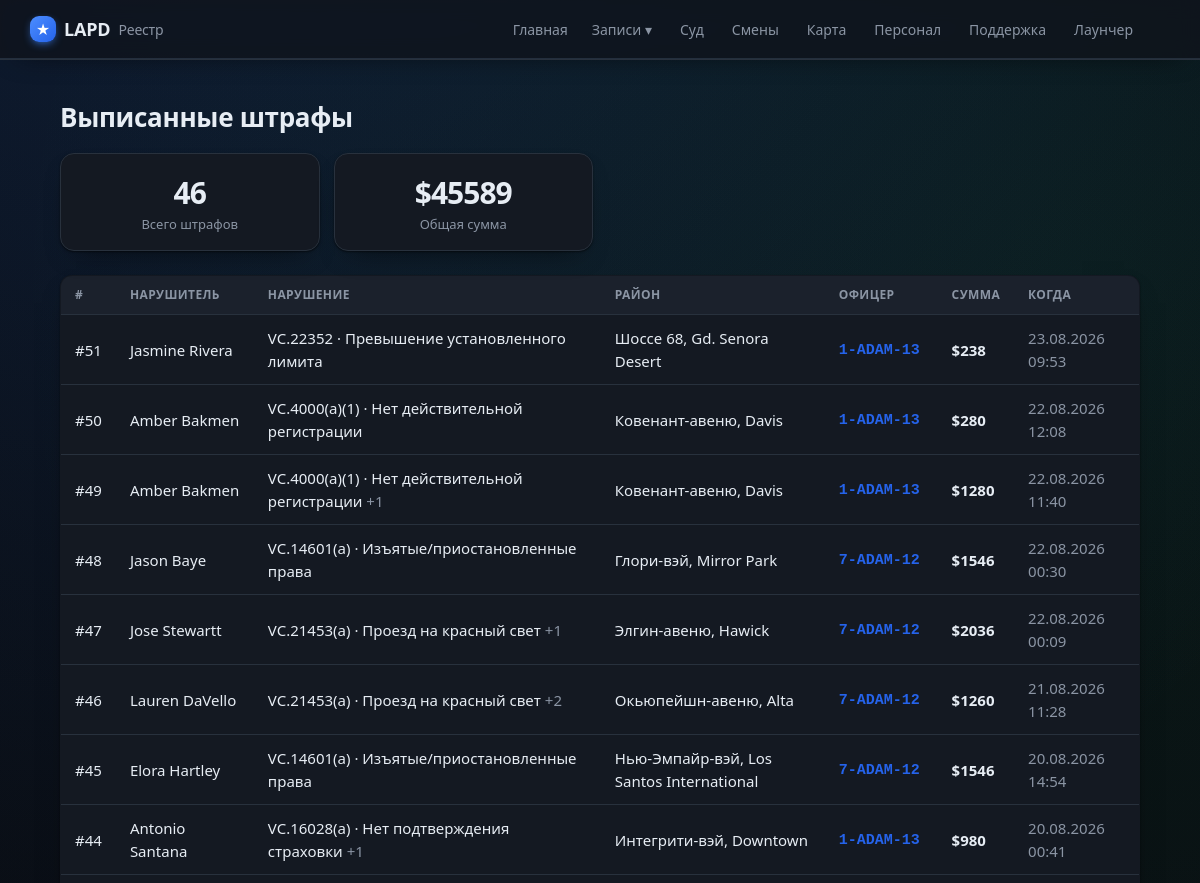
Before: /citations (upper part) with the older database file.
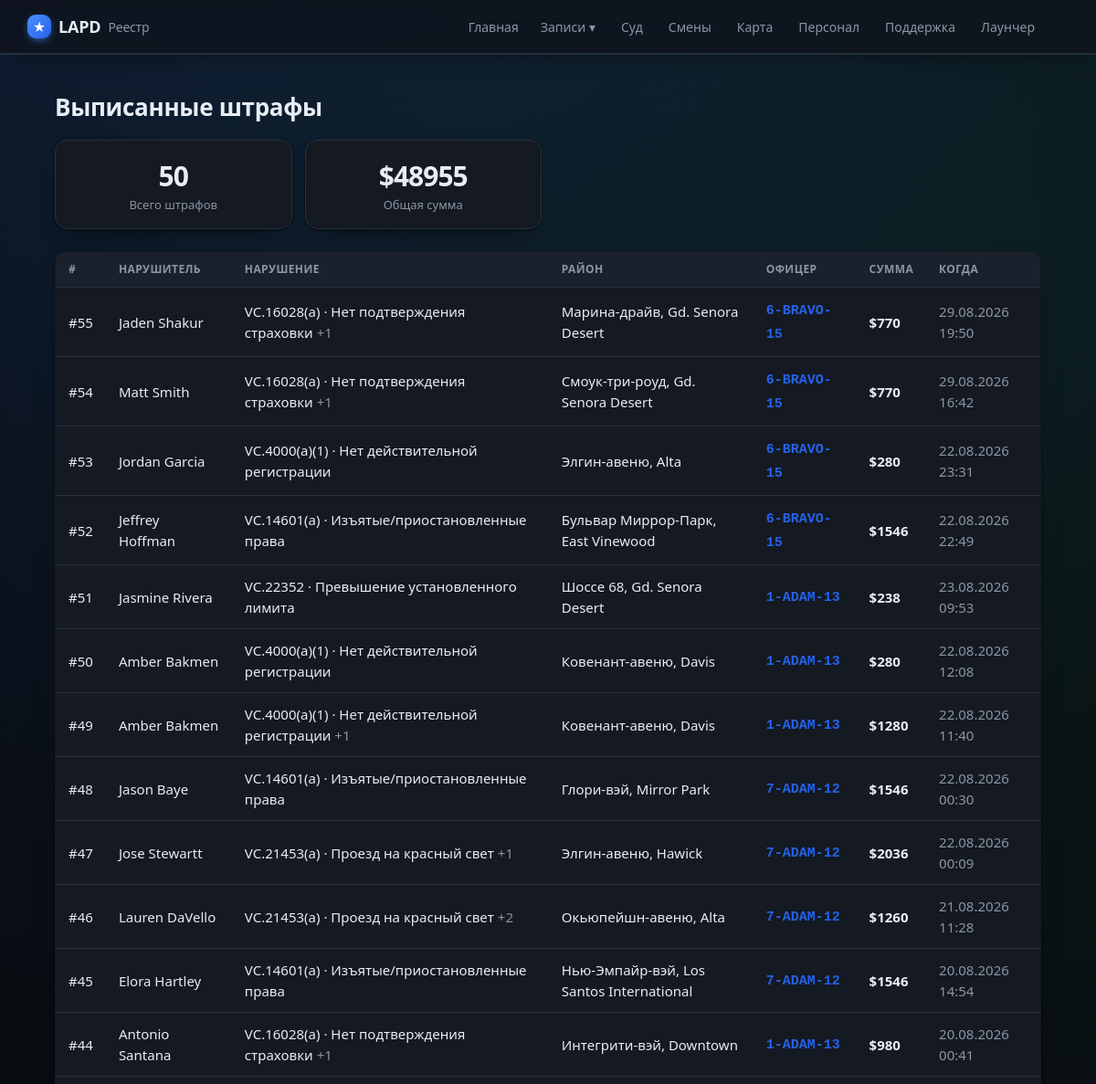
After: the same page with the newer database file.
### tables this page shows
CREATE TABLE citations (
                id INTEGER PRIMARY KEY AUTOINCREMENT,
                external_id TEXT UNIQUE,
                officer_id INTEGER,
                subject_name TEXT,
                issued_at TEXT,
                location TEXT,
                charges TEXT,
                fine INTEGER DEFAULT 0,
                notes TEXT
            );

CREATE TABLE officers (
                id INTEGER PRIMARY KEY AUTOINCREMENT,
                callsign TEXT UNIQUE NOT NULL,
                name TEXT
            , current_status TEXT, status_since TEXT, rank TEXT, department TEXT, discord TEXT, is_admin INTEGER);

### app/main.py (the view)
@app.route("/citations")
def citations():
    return render_template("citations.html", citations=db.list_citations(300),
                           summary=db.citations_summary())

### app/db.py (called while the page is built)
def fmt_dt(iso):
    try:
        dt = datetime.datetime.fromisoformat(iso)
        return dt.strftime("%d.%m.%Y %H:%M")
    except Exception:
        return iso or "—"

@contextmanager
def get_conn():
    conn = sqlite3.connect(config.DB_PATH)
    conn.row_factory = sqlite3.Row
    try:
        yield conn
        conn.commit()
    finally:
        conn.close()

def _jsonlist(val):
    if not val:
        return []
    try:
        return json.loads(val)
    except Exception:
        return [x.strip() for x in str(val).split(",") if x.strip()]

def _replace_mojibake_pairs(s):
    for bad, good in sorted(_MOJI_TO_CYR.items(), key=lambda x: len(x[0]), reverse=True):
        s = s.replace(bad, good)
    return s

def _fix_rooms(s):
    return re.sub(r"(\d)([А-Я])", lambda m: m.group(1) + _CYR2LAT.get(m.group(2), m.group(2)), s)

def _cp1251_bytes(s):
    out = bytearray()
    for ch in s:
        try:
            out += ch.encode("cp1251")
        except UnicodeEncodeError:
            code = ord(ch)
            if code < 256:
                out.append(code)
            else:
                raise
    return bytes(out)

### app/templates/citations.html (shortened to what this page needs)
{% extends "base.html" %}
{% block content %}
<h1>Выписанные штрафы</h1>
<section class="stats">
  <div class="stat"><div class="num">{{ summary.count }}</div><div class="lbl">Всего штрафов</div></div>
  <div class="stat"><div class="num">${{ summary.total_fine }}</div><div class="lbl">Общая сумма</div></div>
</section>
{% if citations %}
<table class="tbl">
  <thead><tr><th>#</th><th>Нарушитель</th><th>Нарушение</th><th>Район</th><th>Офицер</th><th>Сумма</th><th>Когда</th></tr></thead>
  <tbody>
  {% for c in citations %}
    <tr onclick="location='{{ url_for('citation_view', cid=c.id) }}'">
      <td><a class="row-link" href="{{ url_for('citation_view', cid=c.id) }}" onclick="event.stopPropagation()">#{{ c.id }}</a></td>
      <td><a class="row-link" href="{{ url_for('file_view', name=c.subject_name) }}" onclick="event.stopPropagation()">{{ c.subject_name }}</a></td>
      <td>{% if c.charges %}{{ c.charges[0] }}{% if c.charges|length > 1 %}
            <span class="muted">+{{ c.charges|length - 1 }}</span>{% endif %}{% else %}—{% endif %}</td>
      <td>{{ c.location or '—' }}</td>
      <td>{% if c.callsign %}<a class="cs" href="{{ url_for('officer_view', callsign=c.callsign) }}" onclick="event.stopPropagation()">{{ c.callsign }}</a>{% else %}—{% endif %}</td>
      <td><b>${{ c.fine }}</b></td>
      <td class="muted">{{ c.issued_fmt }}</td>
    </tr>
  {% endfor %}
  </tbody>
</table>
{% else %}
  <p class="empty">Штрафов пока нет<span class="empty-sub">Появятся после игры.</span></p>
{% endif %}
{% endblock %}

Changed rows visible on the page:
added citations: id "55", subject_name "Jaden Shakur", charges "VC.16028(a) · Нет подтверждения страховки", charges|length "1", location "Марина-драйв, Gd. Senora Desert", callsign "6-BRAVO-15", fine "770", issued_fmt "29.08.2026 19:50"
added citations: id "54", subject_name "Matt Smith", charges "VC.16028(a) · Нет подтверждения страховки", charges|length "1", location "Смоук-три-роуд, Gd. Senora Desert", callsign "6-BRAVO-15", fine "770", issued_fmt "29.08.2026 16:42"
added citations: id "53", subject_name "Jordan Garcia", charges "VC.4000(a)(1) · Нет действительной регистрации", location "Элгин-авеню, Alta", callsign "6-BRAVO-15", fine "280", issued_fmt "22.08.2026 23:31"
added citations: id "52", subject_name "Jeffrey Hoffman", charges "VC.14601(a) · Изъятые/приостановленные права", location "Бульвар Миррор-Парк, East Vinewood", callsign "6-BRAVO-15", fine "1546", issued_fmt "22.08.2026 22:49"
Other visible differences:
{{ summary.count }}: "46" → "50"
{{ summary.total_fine }}: "45589" → "48955"
